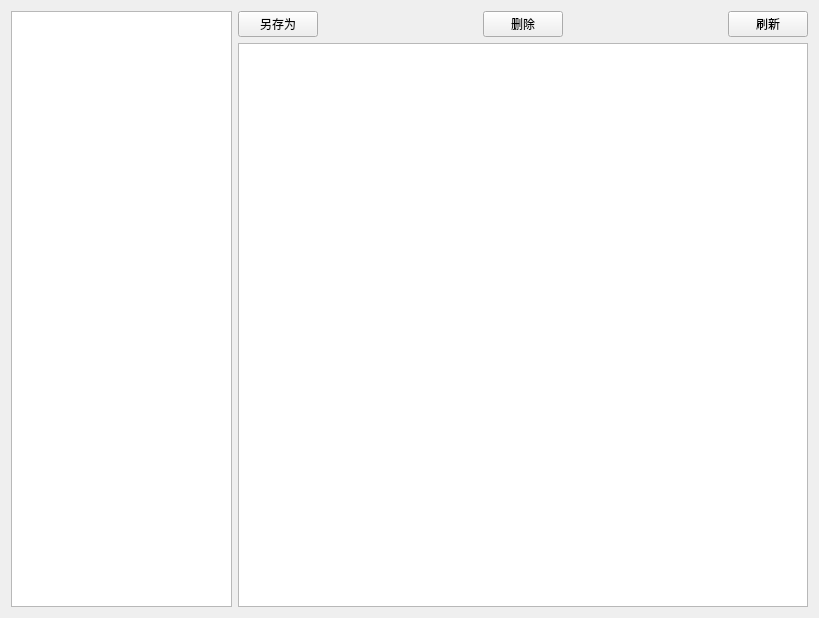
<?xml version="1.0" encoding="UTF-8"?>
<ui version="4.0">
 <class>ScreenLogView</class>
 <widget class="QWidget" name="ScreenLogView">
  <property name="geometry">
   <rect>
    <x>0</x>
    <y>0</y>
    <width>819</width>
    <height>618</height>
   </rect>
  </property>
  <property name="windowTitle">
   <string>屏幕日志查看</string>
  </property>
  <layout class="QGridLayout" name="gridLayout">
   <item row="0" column="0">
    <widget class="QListWidget" name="listWidget">
     <property name="maximumSize">
      <size>
       <width>221</width>
       <height>16777215</height>
      </size>
     </property>
    </widget>
   </item>
   <item row="0" column="1">
    <layout class="QVBoxLayout" name="verticalLayout">
     <item>
      <layout class="QHBoxLayout" name="horizontalLayout">
       <item>
        <widget class="QPushButton" name="pushButton">
         <property name="text">
          <string>另存为</string>
         </property>
        </widget>
       </item>
       <item>
        <spacer name="horizontalSpacer">
         <property name="orientation">
          <enum>Qt::Horizontal</enum>
         </property>
         <property name="sizeHint" stdset="0">
          <size>
           <width>40</width>
           <height>20</height>
          </size>
         </property>
        </spacer>
       </item>
       <item>
        <widget class="QPushButton" name="pushButton_2">
         <property name="text">
          <string>删除</string>
         </property>
        </widget>
       </item>
       <item>
        <spacer name="horizontalSpacer_2">
         <property name="orientation">
          <enum>Qt::Horizontal</enum>
         </property>
         <property name="sizeHint" stdset="0">
          <size>
           <width>40</width>
           <height>20</height>
          </size>
         </property>
        </spacer>
       </item>
       <item>
        <widget class="QPushButton" name="pushButton_3">
         <property name="text">
          <string>刷新</string>
         </property>
        </widget>
       </item>
      </layout>
     </item>
     <item>
      <widget class="QGraphicsView" name="graphicsView"/>
     </item>
    </layout>
   </item>
  </layout>
 </widget>
 <resources/>
 <connections/>
</ui>
